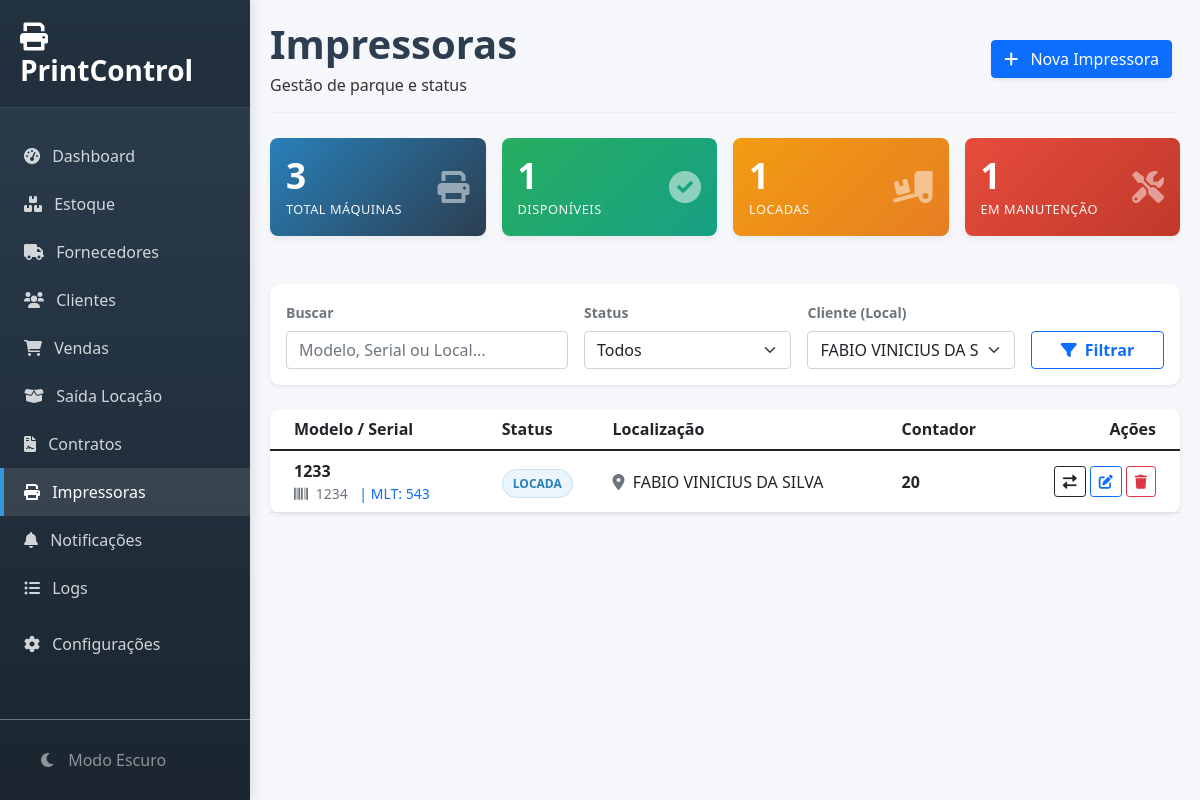
The app's page /impressoras?cliente_id=1 with its own data.
### app.py (models this page shows)
class Impressora(db.Model):
    id = db.Column(db.Integer, primary_key=True)
    marca = db.Column(db.String(50))
    modelo = db.Column(db.String(100), nullable=False)
    serial = db.Column(db.String(50), unique=True)
    mlt = db.Column(db.String(50))
    contador = db.Column(db.Integer, default=0)
    status = db.Column(db.String(20), default='Disponível')
    localizacao = db.Column(db.String(100), default='Estoque')
    observacao = db.Column(db.Text)
    data_aquisicao = db.Column(db.Date)
    historico = db.relationship('MovimentacaoImpressora', backref='impressora', cascade="all, delete-orphan")
    manutencoes = db.relationship('Manutencao', backref='impressora', cascade="all, delete-orphan")
    logs_manutencao = db.relationship('LogManutencao', backref='impressora', cascade="all, delete-orphan")

### app.py (the view)
@app.route('/impressoras')
def impressoras():
    busca = request.args.get('busca')
    status = request.args.get('status')
    cliente_id = request.args.get('cliente_id')
    query = Impressora.query
    if busca:
        term = f"%{busca}%"
        query = query.filter((Impressora.marca.like(term)) | (Impressora.modelo.like(term)) | (Impressora.serial.like(term)) | (Impressora.mlt.like(term)) | (Impressora.localizacao.like(term)))
    if status and status != 'Todas': query = query.filter(Impressora.status == status)
    if cliente_id and cliente_id != 'Todos':
        cliente = Cliente.query.get(int(cliente_id))
        if cliente: query = query.filter(Impressora.localizacao == cliente.nome)
    impressoras = query.order_by(Impressora.modelo).all()
    clientes = Cliente.query.order_by(Cliente.nome).all()
    ultimas_movimentacoes = MovimentacaoImpressora.query.order_by(MovimentacaoImpressora.data.desc()).limit(20).all()
    total_geral = Impressora.query.count()
    disponiveis = Impressora.query.filter_by(status='Disponível').count()
    locadas = Impressora.query.filter_by(status='Locada').count()
    manutencao = Impressora.query.filter_by(status='Manutenção').count()
    return render_template('impressoras.html', impressoras=impressoras, clientes=clientes, ultimas_movimentacoes=ultimas_movimentacoes, total=total_geral, disponiveis=disponiveis, locadas=locadas, manutencao=manutencao, request=request)

### app.py (called while the page is built)
@app.context_processor
def utility_processor():
    try:
        config = Configuracao.query.first()
        if not config:
            config = Configuracao()
            db.session.add(config)
            db.session.commit()
        return dict(hoje=datetime.now(), config=config)
    except: return dict(hoje=datetime.now(), config=None)

### templates/impressoras.html (shortened to what this page needs)
{% extends "base.html" %}
{% block content %}
<div id="impressoras-page" class="page-content active">
    <div class="page-header">
        <div class="d-flex justify-content-between align-items-center">
            <div>
                <h1 class="page-title">Impressoras</h1>
                <p class="page-subtitle mb-0">Gestão de parque e status</p>
            </div>
            <div>
                <button class="btn btn-primary btn-action shadow-sm me-2" onclick="abrirModalNova()">
                    <i class="fas fa-plus me-2"></i> Nova Impressora
                </button>
            </div>
        </div>
    </div>
    <div class="row g-3 mb-4">
        <div class="col-md-3">
            <div class="card card-dashboard bg-gradient-primary p-3">
                <div class="d-flex justify-content-between align-items-center">
                    <div><h3>{{ total }}</h3><small>Total Máquinas</small></div>
                    <i class="fas fa-print fa-2x opacity-50"></i>
                </div>
            </div>
        </div>
        <div class="col-md-3">
            <div class="card card-dashboard bg-gradient-success p-3">
                <div class="d-flex justify-content-between align-items-center">
                    <div><h3>{{ disponiveis }}</h3><small>Disponíveis</small></div>
                    <i class="fas fa-check-circle fa-2x opacity-50"></i>
                </div>
            </div>
        </div>
        <div class="col-md-3">
            <div class="card card-dashboard bg-gradient-warning p-3">
                <div class="d-flex justify-content-between align-items-center">
                    <div><h3>{{ locadas }}</h3><small>Locadas</small></div>
                    <i class="fas fa-truck-loading fa-2x opacity-50"></i>
                </div>
            </div>
        </div>
        <div class="col-md-3">
            <div class="card card-dashboard bg-gradient-danger p-3">
                <div class="d-flex justify-content-between align-items-center">
                    <div><h3>{{ manutencao }}</h3><small>Em Manutenção</small></div>
                    <i class="fas fa-tools fa-2x opacity-50"></i>
                </div>
            </div>
        </div>
    </div>
    <div class="card border-0 shadow-sm mb-4 filter-bar">
        <div class="card-body py-3">
            <form method="GET" action="{{ url_for('impressoras') }}" class="row g-3 align-items-end">
                <div class="col-md-4">
                    <label class="form-label small fw-bold text-muted">Buscar</label>
                    <input type="text" class="form-control" name="busca" placeholder="Modelo, Serial ou Local..." value="{{ request.args.get('busca', '') }}">
                </div>
                <div class="col-md-3">
                    <label class="form-label small fw-bold text-muted">Status</label>
                    <select class="form-select" name="status">
                        <option value="Todas">Todos</option>
                    </select>
                </div>
                <div class="col-md-3">
                    <label class="form-label small fw-bold text-muted">Cliente (Local)</label>
                    <select class="form-select" name="cliente_id">
                        {% for c in clientes %}
                            <option value="{{ c.id }}" {% if request.args.get('cliente_id') == c.id|string %}selected{% endif %}>{{ c.nome }}</option>
                        {% endfor %}
                    </select>
                </div>
                <div class="col-md-2">
                    <button type="submit" class="btn btn-outline-primary w-100 fw-bold"><i class="fas fa-filter me-2"></i>Filtrar</button>
                </div>
            </form>
        </div>
    </div>
    <div class="card border-0 shadow-sm">
        <div class="card-body p-0">
            <div class="table-responsive">
                <table class="table table-hover mb-0 align-middle">
                    <thead>
                        <tr>
                            <th class="ps-4">Modelo / Serial</th>
                            <th>Status</th>
                            <th>Localização</th>
                            <th>Contador</th>
                            <th class="text-end pe-4">Ações</th>
                        </tr>
                    </thead>
                    <tbody>
                        {% for imp in impressoras %}
                        <tr class="clickable-row" onclick="abrirHistorico('{{ imp.id }}', '{{ imp.status }}')">
                            <td class="ps-4">
                                <div class="fw-bold text-dark">{{ imp.modelo }}</div>
                                <div class="text-muted small">
                                    <span class="me-2"><i class="fas fa-barcode me-1"></i> {{ imp.serial }}</span>
                                    {% if imp.mlt %}<span class="me-2 text-primary">| MLT: {{ imp.mlt }}</span>{% endif %}
                                </div>
                            </td>
                            <td>
                                {% if imp.status == 'Disponível' %} <span class="badge-status status-disp">Disponível</span>
                                {% elif imp.status == 'Locada' %} <span class="badge-status status-loc">Locada</span>
                                {% else %} <span class="badge-status status-manut">Manutenção</span> {% endif %}
                            </td>
                            <td><i class="fas fa-map-marker-alt text-muted me-1"></i> {{ imp.localizacao }}</td>
                            <td class="fw-bold">{{ imp.contador }}</td>
                            <td class="text-end pe-4">
                                <div class="d-flex justify-content-end gap-1">
                                    <button class="btn btn-sm btn-outline-dark"
        onclick="event.stopPropagation(); abrirMovimentacao('{{ imp.id }}', '{{ imp.modelo }}', '{{ imp.contador }}', '{{ imp.status }}', '{{ imp.localizacao }}')"
        title="Movimentar">
    <i class="fas fa-exchange-alt"></i>
                    </button>
                                    <button class="btn btn-sm btn-outline-primary"
        onclick="event.stopPropagation(); abrirEdicao('{{ imp.id }}', '{{ imp.marca }}', '{{ imp.modelo }}', '{{ imp.serial }}', '{{ imp.mlt }}', '{{ imp.observacao }}', '{{ imp.contador }}')"
        title="Editar">
    <i class="fas fa-edit"></i>
</button>
                                    <a href="{{ url_for('excluir_impressora', id=imp.id) }}"
                                       class="btn btn-sm btn-outline-danger"
                                       onclick="event.stopPropagation(); return confirm('Excluir esta impressora?')"
                                       title="Excluir">
                                        <i class="fas fa-trash"></i>
                                    </a>
                                </div>
                            </td>
                        </tr>
                        {% else %}
                        <tr><td colspan="5" class="text-center p-5 text-muted">Nenhuma impressora encontrada.</td></tr>
                        {% endfor %}
                    </tbody>
                </table>
            </div>
        </div>
    </div>
</div>
{% endblock %}

### templates/base.html (style rules this page uses)
:root { --primary-color: #2c3e50; --secondary-color: #3498db; --success-color: #27ae60; --warning-color: #f39c12; --danger-color: #e74c3c; --bg-body: #f5f7fa; --bg-card: #ffffff; --bg-sidebar: linear-gradient(180deg, #2c3e50 0%, #1a252f 100%); --text-main: #333333; --text-muted: #6c757d; --border-color: #eeeeee; --input-bg: #ffffff; --input-border: #ced4da; --table-head-bg: #f8f9fa; --table-hover: #fafafa; --filter-bar-bg: #ffffff; }
body { font-family: 'Segoe UI', sans-serif; background-color: var(--bg-body); color: var(--text-main); transition: background-color 0.3s, color 0.3s; }
.card { background-color: var(--bg-card); border-radius: 10px; border: 1px solid var(--border-color); box-shadow: 0 5px 15px rgba(0, 0, 0, 0.08); margin-bottom: 24px; }
.page-header { margin-bottom: 25px; border-bottom: 1px solid var(--border-color); padding-bottom: 15px; }

### templates/impressoras.html (style rules this page uses)
.page-title { color: #2C3E50 !important; font-family: 'Segoe UI', sans-serif; font-weight: 700; margin-bottom: 5px; }
.card-dashboard { border: none; border-radius: 8px; box-shadow: 0 4px 6px rgba(0,0,0,0.05); color: white; transition: transform 0.2s; position: relative; overflow: hidden; }
.card-dashboard h3 { font-weight: 700; font-size: 2.2rem; margin: 0; }
.card-dashboard small { text-transform: uppercase; font-size: 0.8rem; letter-spacing: 0.5px; opacity: 0.95; }
.bg-gradient-primary { background: linear-gradient(135deg, #2980b9, #2c3e50); }
.bg-gradient-success { background: linear-gradient(135deg, #27ae60, #16a085); }
.bg-gradient-warning { background: linear-gradient(135deg, #f39c12, #e67e22); }
.bg-gradient-danger { background: linear-gradient(135deg, #e74c3c, #c0392b); }
.badge-status { padding: 5px 10px; border-radius: 50px; font-size: 0.75rem; font-weight: 600; text-transform: uppercase; }
.status-loc { background-color: rgba(52, 152, 219, 0.1); color: #2980b9; border: 1px solid rgba(52, 152, 219, 0.2); }
.clickable-row { cursor: pointer; transition: background-color 0.1s; }

### records on screen
Impressora: modelo "1233", serial "1234", mlt "543", status "LOCADA", localizacao "FABIO VINICIUS DA SILVA", contador "20"

### other values on screen
{{ total }} "3"
{{ disponiveis }} "1"
{{ locadas }} "1"
{{ manutencao }} "1"
form field cliente_id "FABIO VINICIUS DA SILVA"
